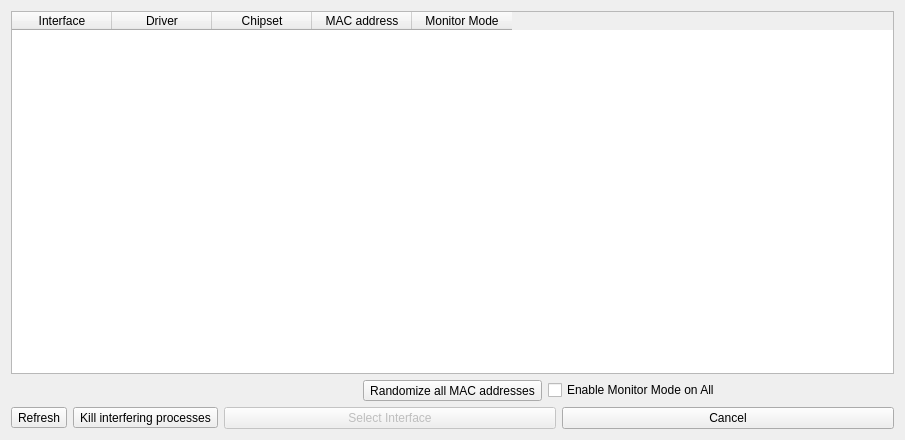
<?xml version="1.0" encoding="UTF-8"?>
<ui version="4.0">
 <class>Dialog</class>
 <widget class="QDialog" name="Dialog">
  <property name="geometry">
   <rect>
    <x>0</x>
    <y>0</y>
    <width>905</width>
    <height>440</height>
   </rect>
  </property>
  <property name="windowTitle">
   <string>Qtairmon-ng</string>
  </property>
  <layout class="QVBoxLayout" name="verticalLayout">
   <item>
    <widget class="QTableWidget" name="devicesTable">
     <property name="editTriggers">
      <set>QAbstractItemView::NoEditTriggers</set>
     </property>
     <property name="selectionMode">
      <enum>QAbstractItemView::SingleSelection</enum>
     </property>
     <property name="selectionBehavior">
      <enum>QAbstractItemView::SelectRows</enum>
     </property>
     <column>
      <property name="text">
       <string>Interface</string>
      </property>
     </column>
     <column>
      <property name="text">
       <string>Driver</string>
      </property>
     </column>
     <column>
      <property name="text">
       <string>Chipset</string>
      </property>
     </column>
     <column>
      <property name="text">
       <string>MAC address</string>
      </property>
     </column>
     <column>
      <property name="text">
       <string>Monitor Mode</string>
      </property>
     </column>
    </widget>
   </item>
   <item>
    <layout class="QHBoxLayout" name="horizontalLayout_2">
     <item>
      <widget class="QLabel" name="statusLabel">
       <property name="text">
        <string/>
       </property>
      </widget>
     </item>
     <item>
      <widget class="QToolButton" name="randMACButton">
       <property name="text">
        <string>Randomize all MAC addresses</string>
       </property>
      </widget>
     </item>
     <item>
      <widget class="QCheckBox" name="allmonitorcheckBox">
       <property name="text">
        <string>Enable Monitor Mode on All</string>
       </property>
      </widget>
     </item>
    </layout>
   </item>
   <item>
    <layout class="QHBoxLayout" name="horizontalLayout">
     <item>
      <widget class="QToolButton" name="refreshButton">
       <property name="text">
        <string>Refresh</string>
       </property>
      </widget>
     </item>
     <item>
      <widget class="QToolButton" name="toolButton">
       <property name="text">
        <string>Kill interfering processes</string>
       </property>
      </widget>
     </item>
     <item>
      <widget class="QPushButton" name="interfaceButton">
       <property name="enabled">
        <bool>false</bool>
       </property>
       <property name="text">
        <string>Select Interface</string>
       </property>
      </widget>
     </item>
     <item>
      <widget class="QPushButton" name="cancelButton">
       <property name="text">
        <string>Cancel</string>
       </property>
      </widget>
     </item>
    </layout>
   </item>
  </layout>
 </widget>
 <layoutdefault spacing="6" margin="11"/>
 <resources/>
 <connections/>
</ui>
